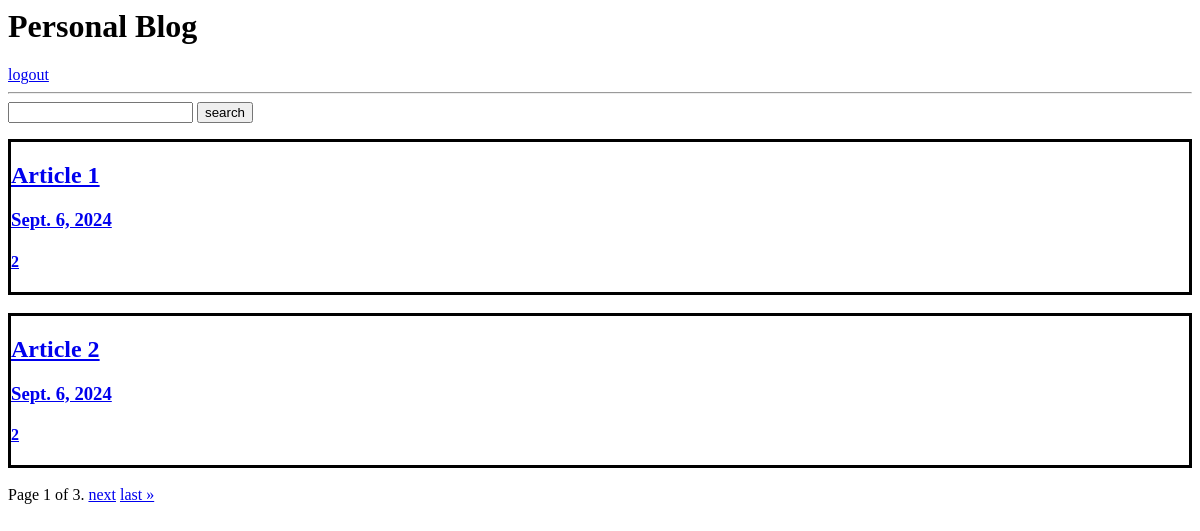
Before: / (signed in) with the older database file.
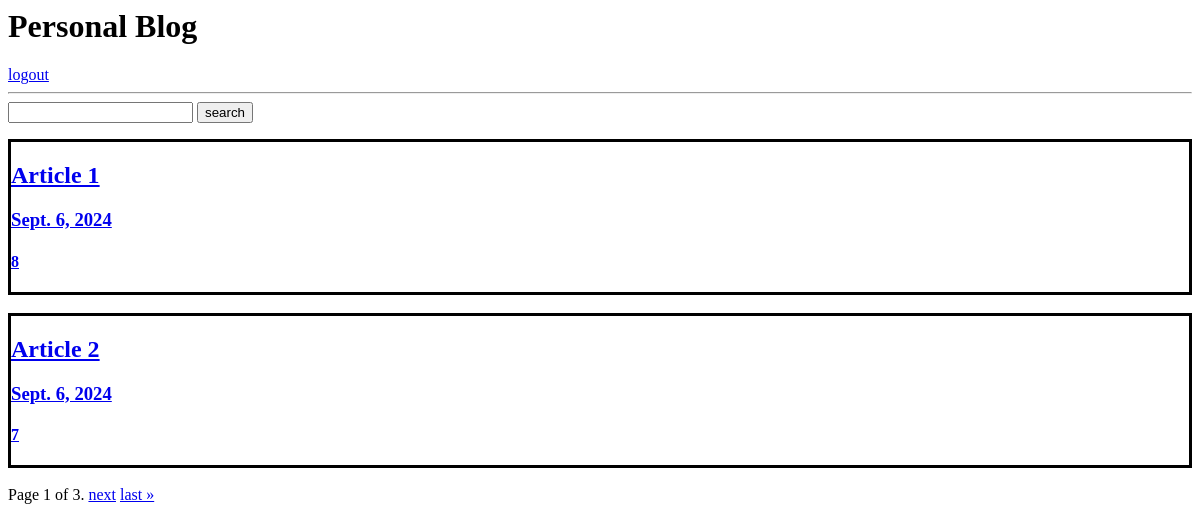
After: the same page with the newer database file.
### blog/models.py (models this page shows)
class Article(models.Model):
    title = models.CharField(max_length=50, null=False)
    date = models.DateField()
    content = models.CharField(max_length=500, null=False, default="tt")
    view = models.SmallIntegerField(default=0)
    wirter = models.ForeignKey(User, on_delete=models.CASCADE, related_name='articles_written')

### blog/views.py (the view)
# urls.py: 2. Add a URL to urlpatterns:  path('', views.home, name='home')
def home(request):
    if not is_user(request):
        return redirect(f"{settings.LOGIN_URL}")
    admin = is_admin(request)
    title = request.GET.get('title')
    kwargs = {'title__icontains': title}
    articles = Article.objects.all()
    articles = Article.objects.filter(Q(**kwargs)).distinct() if title else articles
    paginator = Paginator(articles, 2)
    page_number = request.GET.get("page")
    articles = paginator.get_page(page_number)
    return render(request, 'home.html', {'articles':articles, 'is_admin':admin})

### blog/utility.py (called while the page is built)
def is_user(request):
    user_id = request.session.get('user_id')
    return user_id

def is_admin(request):
    user_id = request.session.get('user_id')
    if not user_id:
        return False
    user = User.objects.get(pk=user_id)
    return user.is_Admin

### blog/templates/home.html (shortened to what this page needs)
{% extends 'header.html' %}
{% block body %}
<form action="" method="get">
    <input type="search" name="title">
    <button type="submit">search</button>
</form>
{% for article in articles %}
<a href="{% url 'article_detail' article.id %}">
    <div style="border: 3px solid black;">
        <h2>{{ article.title }}</h2>
        <h3>{{ article.date }}</h3>
        <h4>{{ article.view }}</h4>
    </div>
    <br>
</a>
{% endfor %}
    <span class="step-links">
        <span class="current">
            Page {{ articles.number }} of {{ articles.paginator.num_pages }}.
        </span>
        {% if articles.has_next %}
            <a href="?page={{ articles.next_page_number }}">next</a>
            <a href="?page={{ articles.paginator.num_pages }}">last &raquo;</a>
        {% endif %}
    </span>
{% endblock %}

### blog/templates/header.html
<h1>Personal Blog</h1>
<a href="{% url 'logout' %}">logout</a>
<hr>
{% block body %}
{% endblock %}

Changed rows visible on the page:
changed Article "Article 1": view "2" → "8"
changed Article "Article 2": view "2" → "7"
